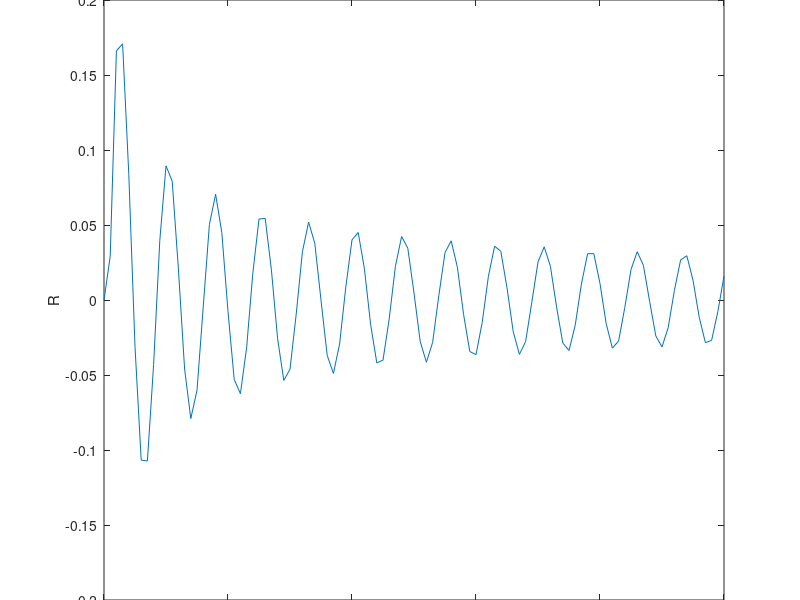
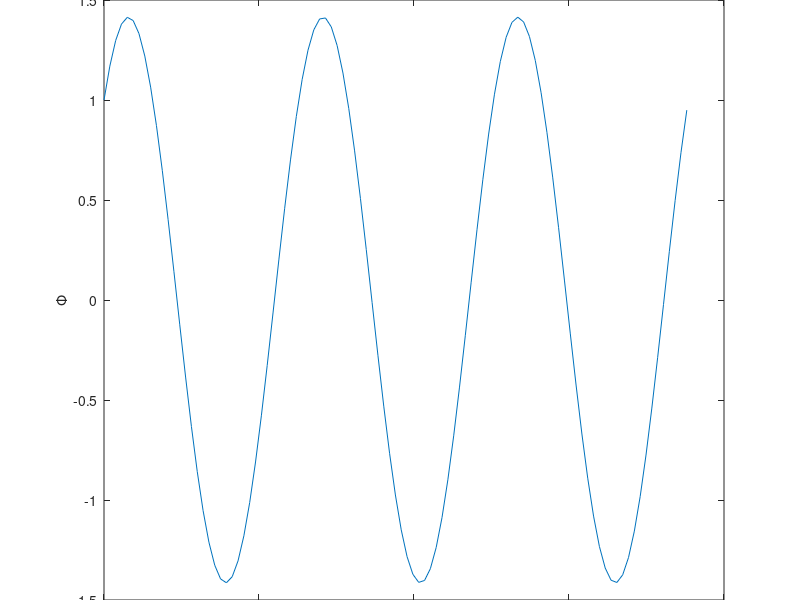
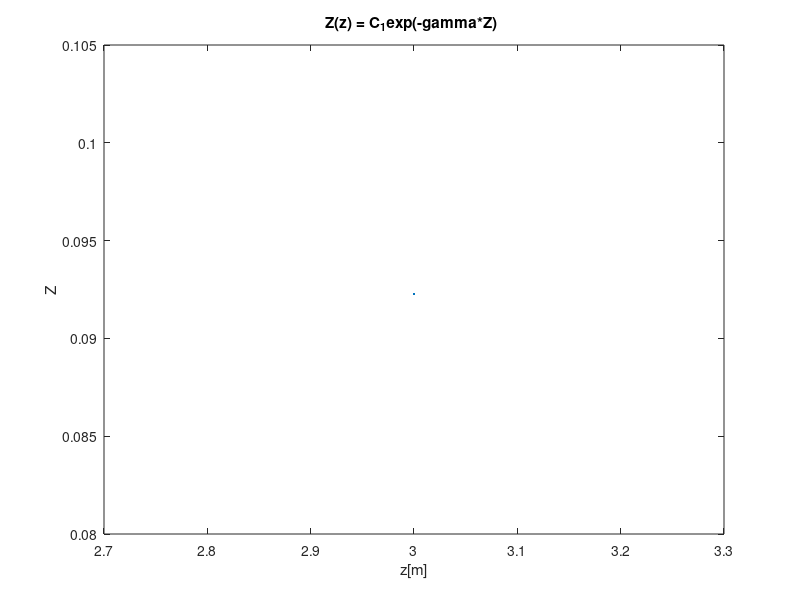
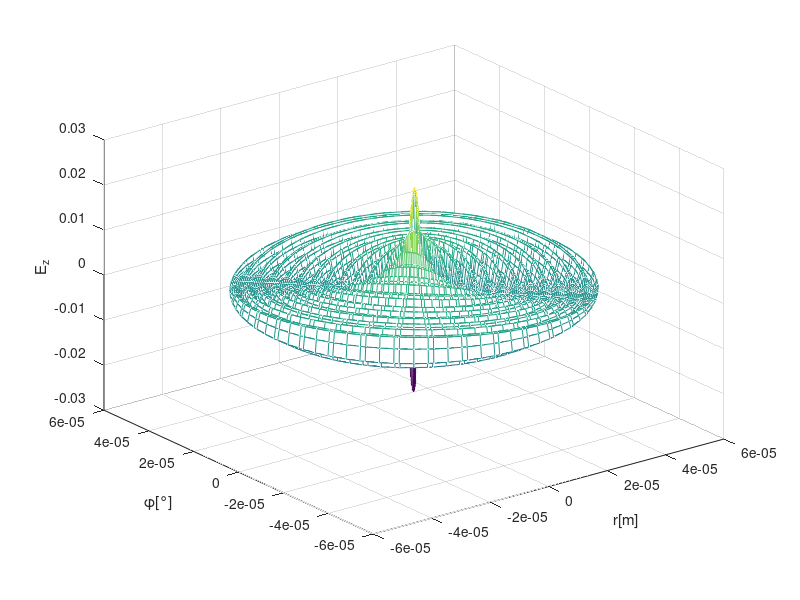

Write the MATLAB code that produced these figures, in order. (Note: this script raises an error after producing the figures.)
clear all;
clf;

% % % Simulación del modelo de haz de luz
c = 3e8;
eps0 = 8.85* (10^-12); %%Epsilon al vacío
epsr = 4.7; %Permitividad relativa
eps = eps0*epsr;

miu0 = 4*pi*(10^-7);
miur = 1;
miu = miu0*miur;

lambda = 850e-9; %Ventana de operación 1600nm
f0 = c/lambda; %5GHz
omega = 2*pi*f0;
k = omega * sqrt(miu*eps);
%lambda = c/fc;
beta = 2*pi/lambda; %En el espacio libre


%%Para el núcleo

%%%%%%%%%%%%%%%%%%%%%%%%%%%%%%%%%%%
n = 1; %Orden de Bessel
%Obtener las gráficas sobrepuestas de la sol R, con n = 0,1,2,3(hold on)
z = 3;
t0 = 3;

a = 50e-6; %radio del núcleo
r = 0 : 0.5e-6 : a; %radio

h1 = sqrt(k^2-beta^2);
X = r.*h1;

C5 = 1; %20mW laser power
R = C5 * besselj(n,X);

figure(1);
plot(r,(R));
xlabel('r[m]');
ylabel('R');
title("R(r) = C_5J_n(h1*r) function n = "+n);

%%%%%%%%%%%%%%%%%%%%%%%%%%%%%%%%%%%
phi = 0: 0.188: 6*pi;
C3 = 1;
C4 = 1;
PHI = C3.*cos(n*phi) + C4.*sin(n*phi);

%Obtener las gráficas sobrepuestas de la sol PHI, con n = 0,1,2,3(hold on)
figure(2);
plot(phi,(PHI));
xlabel('\phi[rad]');
ylabel('\Phi');
title("\Phi(r) = C_3cos(n\phi)+C_4sen(n\phi) function with n=" + n);

%%%%%%%%%%%%%%%%%%%%%%%%%%%%%%%%%%%
C1 = 1;
alpha = 0;
% z = 0: 0.1: 10;
gamma = alpha + i*beta;
Z = C1* exp(-gamma*z);
Z = real(Z);

figure(3);
plot(z,(Z));
xlabel('z[m]');
ylabel('Z');
title("Z(z) = C_1exp(-gamma*Z) ");

%Con parámetros r = 0 -> 50micras, phi = 0->360°, z = 0->10m
[PHI1,R1] = meshgrid(phi,r);

for i = 1:length(R)
   for j = 1:length(PHI)
      Ez(i,j) = R(i)*PHI(j)*Z; 
   end
end

[x1,y1,z1] = pol2cart(PHI1,R1,Ez);

figure(4)
mesh(x1,y1,z1);
xlabel('r[m]');
ylabel('\phi[°]');
zlabel('E_z');
title("Campo eléctrico E_z, z= "+z+" m, t= "+t0+" s, n= "+n);


%%Aplicando las condiciones en frontera para el modo TMnm (Hz=0,fc=)
f0 = 2000e9;
n = 0;
v = 1/sqrt(miu*eps);
p01 = 2.4;
fc_TM01 = (p01*v)/2*pi*a;
lambdac_TM01 = v/fc_TM01;
BetaLambda_TM01 = omega*sqrt(eps*miu)*sqrt(1-((fc_TM01/f0)^2));
omegac = 2*pi*fc_TM01;
kc = omegac*sqrt(eps*miu);
h_TM01 = kc;
X_TM01 = h_TM01.*r;

for ind = 1:length(X_TM01)
    for jnd = 1:length(phi)
        Ez_TM01(ind,jnd) = besselj(n,X_TM01(ind))*(cos(n*phi(jnd)) + sin(n*phi(jnd))) * exp(-BetaLambda_TM01*z); 
    end
end


[x3,y3,z3] = pol2cart(PHI1,R1,Ez_TM01);

figure(5);
mesh(x3,y3,z3);


